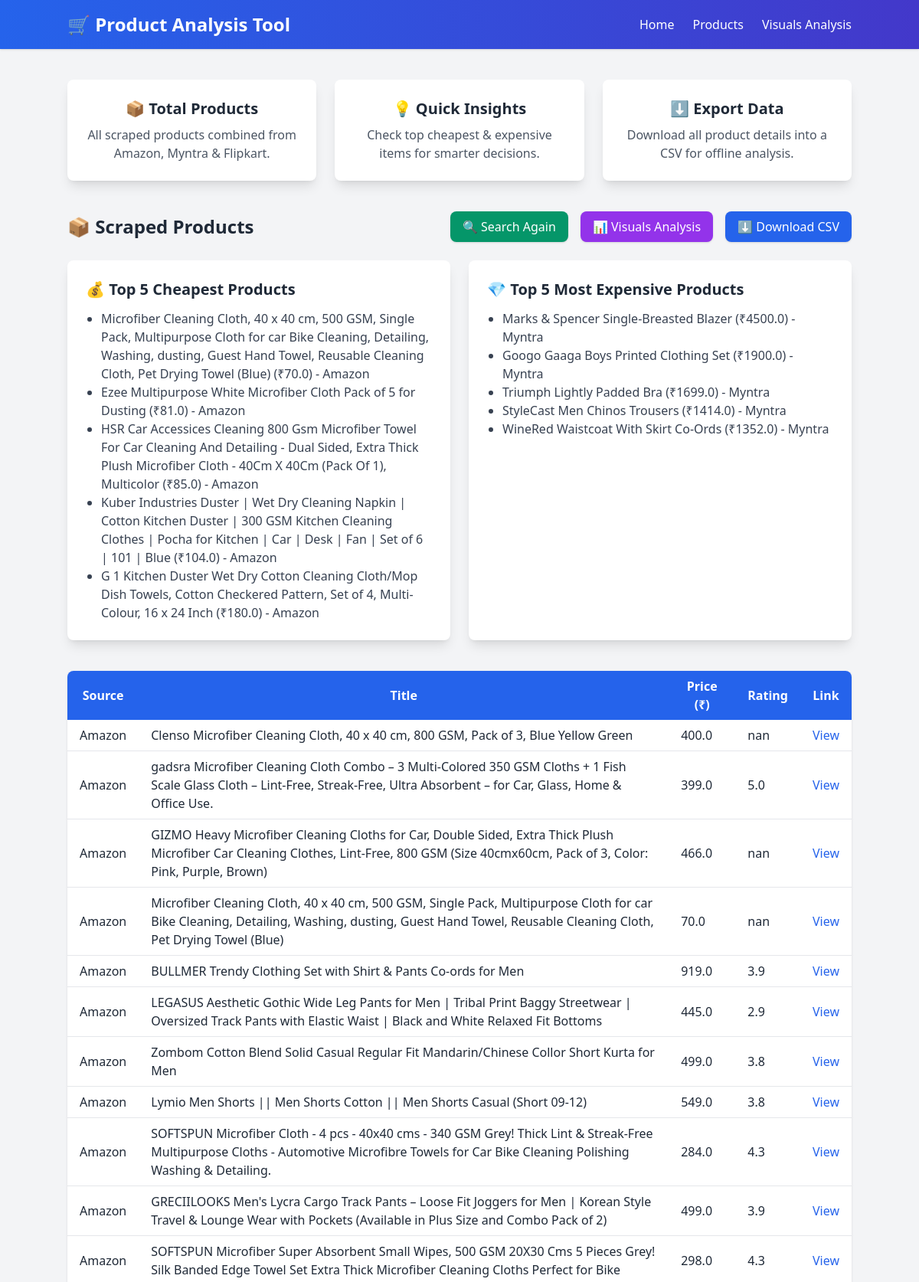
Page /products (upper part) on the committed database.
### tables this page shows
CREATE TABLE "products" (
"Source" TEXT,
  "Title" TEXT,
  "Price" REAL,
  "Rating" REAL,
  "Link" TEXT
);

### app.py (the view)
@app.route("/products")
def products():
    conn = sqlite3.connect(DB_NAME)
    df = pd.read_sql(f"SELECT * FROM {TABLE_NAME}", conn)
    conn.close()
    df["Price"] = pd.to_numeric(df["Price"], errors="coerce")
    df = df.dropna(subset=["Price"])
    cheapest = df.nsmallest(5, "Price").to_dict(orient="records")
    expensive = df.nlargest(5, "Price").to_dict(orient="records")
    return render_template("products.html",
                           tables=df.to_dict(orient="records"),
                           cheapest=cheapest,
                           expensive=expensive)

### templates/products.html (shortened to what this page needs)
<!DOCTYPE html>
<html>
<head>
  <script src="https://cdn.tailwindcss.com"></script>
</head>
<body class="bg-gray-100 text-gray-800 min-h-screen flex flex-col justify-between">
  <nav class="bg-gradient-to-r from-blue-600 to-indigo-700 p-4 text-white shadow">
    <div class="container mx-auto flex justify-between items-center">
      <h1 class="font-bold text-2xl">🛒 Product Analysis Tool</h1>
      <div class="flex gap-6">
        <a href="/" class="hover:underline">Home</a>
        <a href="/products" class="hover:underline">Products</a>
        <a href="/visuals" class="hover:underline">Visuals Analysis</a>
      </div>
    </div>
  </nav>
  <main class="container mx-auto mt-10 flex-1">
    <div class="grid grid-cols-1 md:grid-cols-3 gap-6 mb-10">
      <div class="bg-white shadow-lg p-6 rounded-lg text-center hover:shadow-2xl transition">
        <h3 class="text-xl font-bold mb-2">📦 Total Products</h3>
        <p class="text-gray-600">All scraped products combined from Amazon, Myntra & Flipkart.</p>
      </div>
      <div class="bg-white shadow-lg p-6 rounded-lg text-center hover:shadow-2xl transition">
        <h3 class="text-xl font-bold mb-2">💡 Quick Insights</h3>
        <p class="text-gray-600">Check top cheapest & expensive items for smarter decisions.</p>
      </div>
      <div class="bg-white shadow-lg p-6 rounded-lg text-center hover:shadow-2xl transition">
        <h3 class="text-xl font-bold mb-2">⬇️ Export Data</h3>
        <p class="text-gray-600">Download all product details into a CSV for offline analysis.</p>
      </div>
    </div>
    <div class="flex flex-wrap justify-between items-center mb-6 gap-4">
      <h2 class="text-2xl font-semibold">📦 Scraped Products</h2>
      <div class="flex gap-4">
        <a href="/" class="bg-emerald-600 hover:bg-emerald-800 text-white px-4 py-2 rounded-lg shadow">🔍 Search Again</a>
        <a href="/visuals" class="bg-purple-600 hover:bg-purple-800 text-white px-4 py-2 rounded-lg shadow">📊 Visuals Analysis</a>
        <a href="/download_csv" class="bg-blue-600 hover:bg-blue-800 text-white px-4 py-2 rounded-lg shadow">⬇️ Download CSV</a>
      </div>
    </div>
    <div class="grid grid-cols-1 md:grid-cols-2 gap-6 mb-10">
      <div class="bg-white shadow-lg p-6 rounded-lg">
        <h3 class="text-xl font-bold mb-3">💰 Top 5 Cheapest Products</h3>
        <ul class="list-disc pl-5 text-gray-700">
          {% for row in cheapest %}
            <li>{{ row.Title }} (₹{{ row.Price }}) - {{ row.Source }}</li>
          {% endfor %}
        </ul>
      </div>
      <div class="bg-white shadow-lg p-6 rounded-lg">
        <h3 class="text-xl font-bold mb-3">💎 Top 5 Most Expensive Products</h3>
        <ul class="list-disc pl-5 text-gray-700">
          {% for row in expensive %}
            <li>{{ row.Title }} (₹{{ row.Price }}) - {{ row.Source }}</li>
          {% endfor %}
        </ul>
      </div>
    </div>
    <div class="overflow-x-auto bg-white shadow rounded-lg">
      <table class="table-auto w-full border-collapse">
        <thead class="bg-blue-600 text-white">
          <tr>
            <th class="px-4 py-2">Source</th>
            <th class="px-4 py-2">Title</th>
            <th class="px-4 py-2">Price (₹)</th>
            <th class="px-4 py-2">Rating</th>
            <th class="px-4 py-2">Link</th>
          </tr>
        </thead>
        <tbody>
          {% for row in tables %}
          <tr class="border-b hover:bg-gray-100">
            <td class="px-4 py-2">{{ row.Source }}</td>
            <td class="px-4 py-2">{{ row.Title }}</td>
            <td class="px-4 py-2">{{ row.Price }}</td>
            <td class="px-4 py-2">{{ row.Rating if row.Rating else 'N/A' }}</td>
            <td class="px-4 py-2">
              <a href="{{ row.Link }}" target="_blank" class="text-blue-600 hover:underline">View</a>
            </td>
          </tr>
          {% endfor %}
        </tbody>
      </table>
    </div>
  </main>
</body>
</html>

### rows in the picture
products: Title "Microfiber Cleaning Cloth, 40 x 40 cm, 500 GSM, Single Pack, Multipurpose Cloth for car Bike Cleaning, Detailing, Washing, dusting, Guest Hand Towel, Reusable Cleaning Cloth, Pet Drying Towel (Blue)", Price "70.0", Source "Amazon", Rating "nan"
products: Title "Ezee Multipurpose White Microfiber Cloth Pack of 5 for Dusting", Price "81.0", Source "Amazon"
products: Title "HSR Car Accessices Cleaning 800 Gsm Microfiber Towel For Car Cleaning And Detailing - Dual Sided, Extra Thick Plush Microfiber Cloth - 40Cm X 40Cm (Pack Of 1), Multicolor", Price "85.0", Source "Amazon"
products: Title "Kuber Industries Duster | Wet Dry Cleaning Napkin | Cotton Kitchen Duster | 300 GSM Kitchen Cleaning Clothes | Pocha for Kitchen | Car | Desk | Fan | Set of 6 | 101 | Blue", Price "104.0", Source "Amazon"
products: Title "G 1 Kitchen Duster Wet Dry Cotton Cleaning Cloth/Mop Dish Towels, Cotton Checkered Pattern, Set of 4, Multi-Colour, 16 x 24 Inch", Price "180.0", Source "Amazon"
products: Title "Marks & Spencer Single-Breasted Blazer", Price "4500.0", Source "Myntra"
products: Title "Googo Gaaga Boys Printed Clothing Set", Price "1900.0", Source "Myntra"
products: Title "Triumph Lightly Padded Bra", Price "1699.0", Source "Myntra"
products: Title "StyleCast Men Chinos Trousers", Price "1414.0", Source "Myntra"
products: Title "WineRed Waistcoat With Skirt Co-Ords", Price "1352.0", Source "Myntra"
products: Source "Amazon", Title "Clenso Microfiber Cleaning Cloth, 40 x 40 cm, 800 GSM, Pack of 3, Blue Yellow Green", Price "400.0", Rating "nan"
products: Source "Amazon", Title "gadsra Microfiber Cleaning Cloth Combo – 3 Multi-Colored 350 GSM Cloths + 1 Fish Scale Glass Cloth – Lint-Free, Streak-Free, Ultra Absorbent – for Car, Glass, Home & Office Use.", Price "399.0", Rating "5.0"
products: Source "Amazon", Title "GIZMO Heavy Microfiber Cleaning Cloths for Car, Double Sided, Extra Thick Plush Microfiber Car Cleaning Clothes, Lint-Free, 800 GSM (Size 40cmx60cm, Pack of 3, Color: Pink, Purple, Brown)", Price "466.0", Rating "nan"
products: Source "Amazon", Title "BULLMER Trendy Clothing Set with Shirt & Pants Co-ords for Men", Price "919.0", Rating "3.9"
products: Source "Amazon", Title "LEGASUS Aesthetic Gothic Wide Leg Pants for Men | Tribal Print Baggy Streetwear | Oversized Track Pants with Elastic Waist | Black and White Relaxed Fit Bottoms", Price "445.0", Rating "2.9"
products: Source "Amazon", Title "Zombom Cotton Blend Solid Casual Regular Fit Mandarin/Chinese Collor Short Kurta for Men", Price "499.0", Rating "3.8"
products: Source "Amazon", Title "Lymio Men Shorts || Men Shorts Cotton || Men Shorts Casual (Short 09-12)", Price "549.0", Rating "3.8"
products: Source "Amazon", Title "SOFTSPUN Microfiber Cloth - 4 pcs - 40x40 cms - 340 GSM Grey! Thick Lint & Streak-Free Multipurpose Cloths - Automotive Microfibre Towels for Car Bike Cleaning Polishing Washing & Detailing.", Price "284.0", Rating "4.3"
products: Source "Amazon", Title "GRECIILOOKS Men's Lycra Cargo Track Pants – Loose Fit Joggers for Men | Korean Style Travel & Lounge Wear with Pockets (Available in Plus Size and Combo Pack of 2)", Price "499.0", Rating "3.9"
products: Source "Amazon", Title "SOFTSPUN Microfiber Super Absorbent Small Wipes, 500 GSM 20X30 Cms 5 Pieces Grey! Silk Banded Edge Towel Set Extra Thick Microfiber Cleaning Cloths Perfect for Bike", Price "298.0", Rating "4.3"
